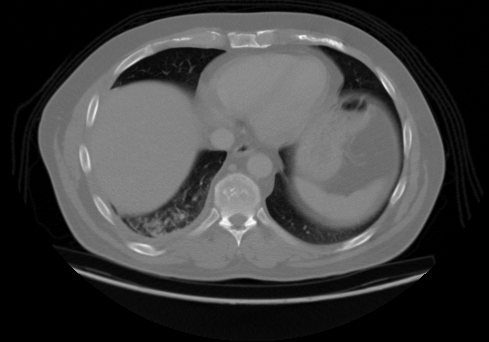
#> input picture images/test/adenocarcinoma/000132 (7).png, 489 x 342 px, given as the content of the folder C:/Users/galse/DS50_SAMBA/images/train, which was not available
$ jupyter execute randomForest.ipynb
#> lines starting #> are read from the running program, lines starting #| are printed output that depends on the picture; pictures that were not available may be replaced by others from this repository, and a replacement may not be noted
[cell 1]
import os
import cv2
import numpy as np
from sklearn.ensemble import RandomForestClassifier
from sklearn.metrics import confusion_matrix, ConfusionMatrixDisplay
from joblib import dump
import matplotlib.pyplot as plt

[cell 2]
train_data_path = "C:/Users/galse/DS50_SAMBA/images/train"
valid_data_path = "C:/Users/galse/DS50_SAMBA/images/valid"
test_data_path = "C:/Users/galse/DS50_SAMBA/images/test"
train_classes = os.listdir(train_data_path)
valid_classes = os.listdir(valid_data_path)
test_classes = os.listdir(test_data_path)

IMAGE_HEIGHT = 435
IMAGE_WIDTH = 303

[cell 3]
train_images = []
train_labels = []
valid_images = []
valid_labels = []
test_images = []
test_labels = []

# chargement des images et labels d'entrainement
for i, class_name in enumerate(train_classes):
    class_path = os.path.join(train_data_path, class_name)
    for image_name in os.listdir(class_path):
        image_path = os.path.join(class_path, image_name)
        image = cv2.imread(image_path)
#> image is the input picture: shape (342, 489, 3); min 0, max 255, mean 64.3
        # Redimensionner l'image à une taille fixe (taille moyenne des images)
        resized_image = cv2.resize(image, (IMAGE_HEIGHT, IMAGE_WIDTH))
        # Aplatissement de l'image en une seule dimension
        flattened_image = resized_image.reshape(-1)
        train_images.append(flattened_image)
        train_labels.append(i)

# chargement des images et labels de test
for i, class_name in enumerate(valid_classes):
    class_path = os.path.join(valid_data_path, class_name)
    for image_name in os.listdir(class_path):
        image_path = os.path.join(class_path, image_name)
        image = cv2.imread(image_path)
        # Redimensionner l'image à une taille fixe (taille moyenne des images)
        resized_image = cv2.resize(image, (IMAGE_HEIGHT, IMAGE_WIDTH))
        # Aplatissement de l'image en une seule dimension
        flattened_image = resized_image.reshape(-1)
        valid_images.append(flattened_image)
        valid_labels.append(i)

# chargement des images et labels de test
for i, class_name in enumerate(test_classes):
    class_path = os.path.join(test_data_path, class_name)
    for image_name in os.listdir(class_path):
        image_path = os.path.join(class_path, image_name)
        image = cv2.imread(image_path)
        # Redimensionner l'image à une taille fixe (taille moyenne des images)
        resized_image = cv2.resize(image, (IMAGE_HEIGHT, IMAGE_WIDTH))
        # Aplatissement de l'image en une seule dimension
        flattened_image = resized_image.reshape(-1)
        test_images.append(flattened_image)
        test_labels.append(i)
#> pass 2 of the loop `for i, class_name in enumerate(test_classes):`:
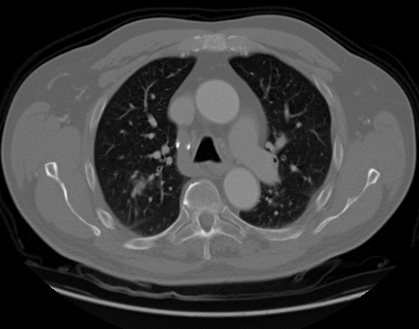
#> input picture images/test/squamous.cell.carcinoma/000125 (6).png, 419 x 329 px, found by its file name
#> image is the input picture: shape (329, 419, 3); min 0, max 255, mean 63.3
#> `resized_image = cv2.resize(image, (IMAGE_HEIGHT, IMAGE_WIDTH))`:
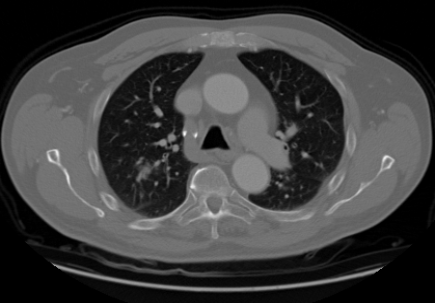
#> resized_image: shape (303, 435, 3); min 0, max 246, mean 63.2

# Conversion des listes en tableaux NumPy
train_images = np.array(train_images)
train_labels = np.array(train_labels)
valid_images = np.array(valid_images)
valid_labels = np.array(valid_labels)
test_images = np.array(test_images)
test_labels = np.array(test_labels)

[cell 4]
# Affectation des données d'entrainement et de test
X_train = train_images
y_train = train_labels
X_valid = valid_images
y_valid = valid_labels
X_test = test_images
y_test = test_labels

[cell 5]
# Utiliser le meilleur k pour créer un modèle KNN final
model = RandomForestClassifier(n_estimators=300)

# Entraîner le modèle final sur les données d'entraînement
model.fit(X_train, y_train)

[cell 6]
y_pred = model.predict(X_valid)
#> y_pred = [0]
cm = confusion_matrix(y_valid,y_pred)
#> cm = [1]
disp_cm = ConfusionMatrixDisplay(confusion_matrix=cm)
disp_cm.plot()
plt.show()
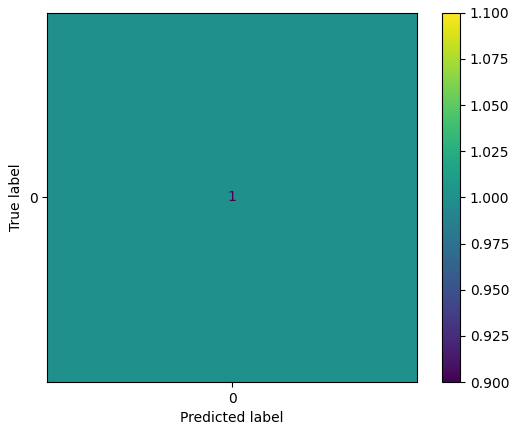
#> figure drawn by matplotlib, 2 panels

correct_predictions = cm.diagonal().sum()
#> correct_predictions = 1
total_samples = cm.sum()
#> total_samples = 1
accuracy = correct_predictions / total_samples
#> accuracy = 1
print(f"Accuracy on valid dataset : ", accuracy)
#| Accuracy on valid dataset :  1.0

[cell 7]
y_pred = model.predict(X_test)
cm = confusion_matrix(y_test,y_pred)
disp_cm = ConfusionMatrixDisplay(confusion_matrix=cm)
disp_cm.plot()
plt.show()
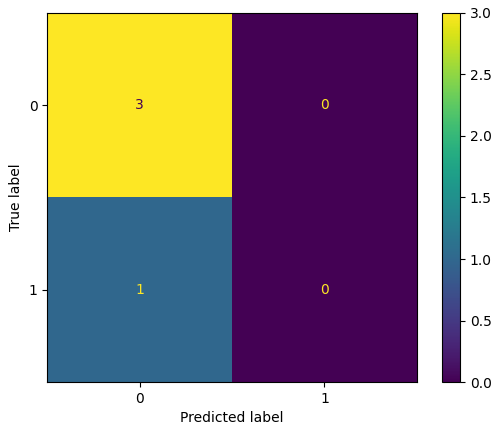
#> figure drawn by matplotlib, 2 panels

correct_predictions = cm.diagonal().sum()
total_samples = cm.sum()
accuracy = correct_predictions / total_samples
print(f"Accuracy on test dataset : ", accuracy)
